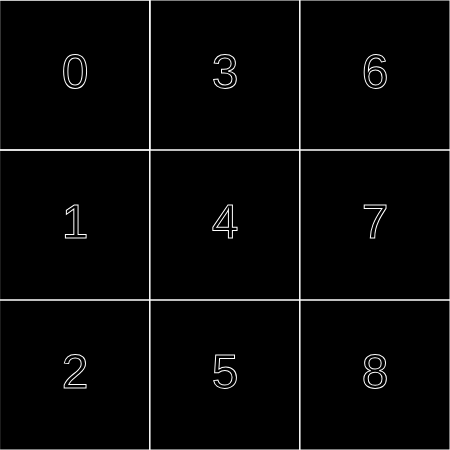
Frame 1 (no input)
Frame 60 (no input): identical to frame 1, image omitted
Frame 120 (the mouse pressed at the canvas centre since frame 60): identical to frame 1, image omitted

The p5.js sketch that drew this single still picture (run headless with seeded random() and noise() and a simulated clock; from frame 60 on, the mouse is pressed at the canvas centre):

// p5.js sketch
// ── sketch.js
var squares = [];
var turnCounter = 0; // 0 = player 1 turn
var mark1 = 'O';
var mark2 = 'X';
var winScreen = 0;
var winMsg = "";

function setup() {
  createCanvas(450, 450);
  for (let i = 0; i < 3; i++) {
    for (let j = 0; j < 3; j++) {
      squares.push(new Square(150 * i, 150 * j, 150, 3 * i + j));
    }
  }
}
function draw() {
  background(0);
  stroke(255);
  noFill();
  textSize(48);
  textAlign(CENTER, CENTER);
  rect(0, 0, 150, 150);
  for (let i = 0; i < 3; i++) {
    for (let j = 0; j < 3; j++) {
      squares[3 * i + j].show();
    }
  }
}

class Square {
  constructor(_x, _y, _size, _index) {
    this.x = _x;
    this.y = _y;
    this.size = _size;
    this.index = _index;
    this.content = this.index;
  }

  show() {
    rect(this.x, this.y, this.size, this.size);
    text(this.content, this.x + this.size / 2, this.y + this.size / 2);
    if(winScreen == 1){
      fill(0);
      rect(0,0,width,height);
      fill(255);
      text(winMsg, width / 2, height / 2);
    }
  }

  change() {
    if (turnCounter % 2 == 0) {
      this.content = mark1;
    }
    else {
      this.content = mark2;
    }
    turnCounter++;
  }
  checkWin() {
    for (let i = 0; i < 3; i++) {
      if (squares[i].content == squares[i + 3].content && squares[i].content == squares[i + 6].content) {
        this.victory(squares[i].content);
      }
      if (squares[3 * i].content == squares[3 * i + 1].content && squares[3 * i].content == squares[3 * i + 2].content) {
        this.victory(squares[3 * i].content);
      }
      if (squares[0].content == squares[4].content && squares[0].content == squares[8].content) {
        this.victory(squares[4].content);
      }
      if (squares[2].content == squares[4].content && squares[6].content == squares[4].content) {
        this.victory(squares[4].content);
      }
    }
  }
  victory(c) {
    winScreen = 1;
    if (c == mark1) {
      print("player one wins");
      fill(0);
      rect(-1, -1, width + 1, height + 1);
      // text("player one wins", width / 2, height / 2);
      winMsg = "player one wins";
    }
    if (c == mark2) {
      fill(0);
      print("player two wins");
      rect(-1, -1, width + 1, height + 1);
      // text("player two wins", width / 2, height / 2);
      winMsg = "player two wins";
    }
  }

  reset() {
    turnCounter = 0;
    for (let i = 0; i < squares.length; i++) {
      squares[i].content = squares[i].index;
    }
    winScreen = 0;
  }
}

function mouseClicked() {
  if (winScreen == 0) {
    let x = floor(mouseX / 150);
    let y = floor(mouseY / 150);
    squares[3 * x + y].change();
    if (turnCounter > 4) {
      squares[3 * x + y].checkWin();
    };
  }
  if(turnCounter > 9){
    squares[0].reset();
  }
}

function keyPressed(){
  if(key == 'r'){
    squares[0].reset();
  }
}
